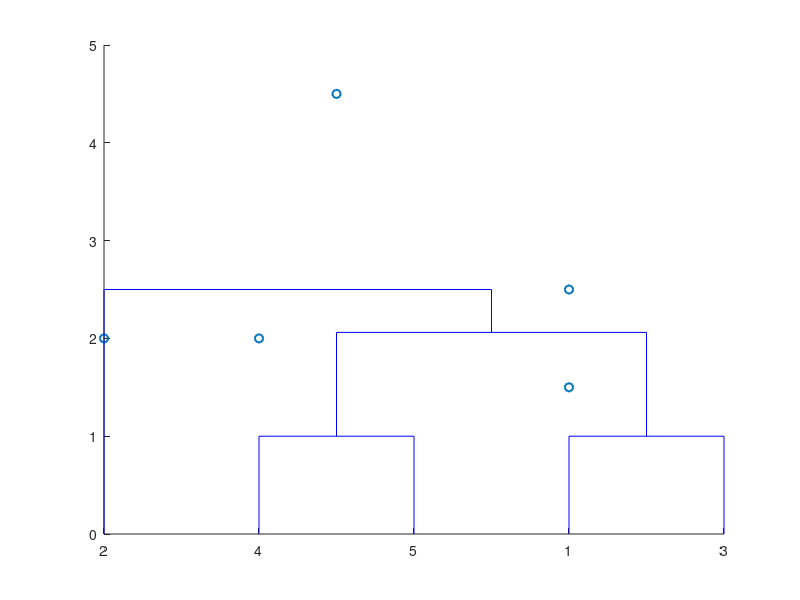

Here is the MATLAB script that generated this plot: (Note: this script raises an error after producing the figure.)
clear,clc;
close all;

%%
X = [1 2;2.5 4.5;2 2;4 1.5;4 2.5];
figure; scatter(X(:,1),X(:,2),'rx','LineWidth',1.5);

Y = pdist(X);
squareform(Y)

Z = linkage(Y);
dendrogram(Z)

T = cluster(Z,'maxclust',3);

for i=1:3
    idx = find(T==i);
    C(i,:) = mean(X(idx,:));
end
C(3,:) = X(2,:);
figure; scatter(X(:,1),X(:,2),'rx','LineWidth',1.5);
hold on;
scatter(C(:,1),C(:,2),'bo','LineWidth',1.5);
hold off;